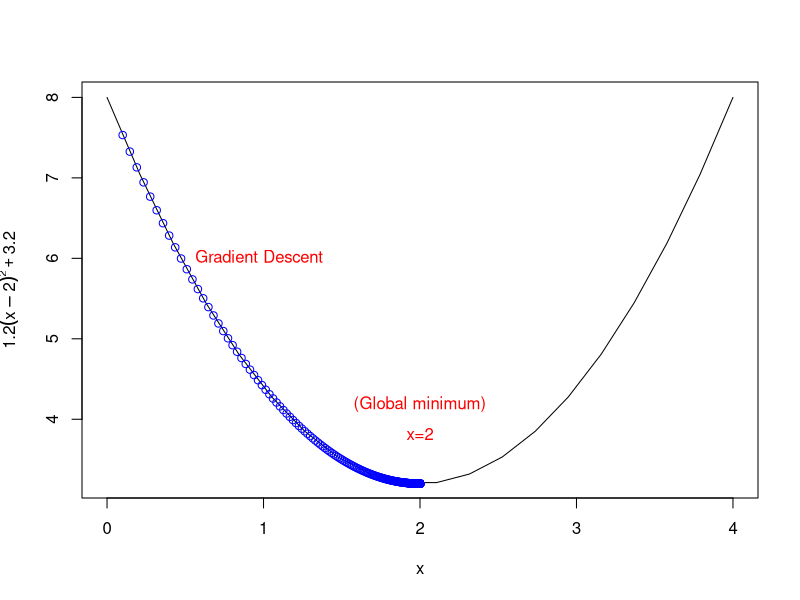

Reproduce this figure in R.
# Gradient Descent - Optimization
#Minimize the function f(x) = 1.2 * (x-2)^2 + 3.2
#Basic calculus requires that we find the 1st derivative, and 
#solve for the value of x such that f'(x) = 0. 
#This is easy enough to do, f'(x) = 2*1.2*(x-2)
# step factor/learning rate = 0.05, initial x value= 0.1
#finds the values of x that minimize the function above, 
#and plots the progress of the algorithm with each iteration.
rm(list=ls())
# create a sequence of elements in a Vector
#to generate sequences when plotting the axes of figures or simulating data. 

xs <- seq(0,4,len=20) 
xs

# define the function we want to optimize

f <-  function(x) {1.2 * (x-2)^2 + 3.2}

# plot the function 
plot(xs , f (xs), type="l",xlab="x",ylab=expression(1.2(x-2)^2 +3.2)) 

# calculate the gradient df/dx

grad <- function(x){
  1.2*2*(x-2)
}

# df/dx = 2.4(x-2), if x = 2 then 2.4(2-2) = 0
# The actual solution we will approximate with gradient descent
# is  x = 2 as depicted in the plot below
# gradient descent implementation
x <- 0.1 # initialize the first guess for x-value
xtrace <- x  # store x -values for graphing purposes (initial)
ftrace <- f(x) # store y-values (function evaluated at x) for graphing purposes (initial)
stepFactor <- 0.01 # learning rate 'alpha'
for (step in 1:5000) {
  x <- x - stepFactor*grad(x) # gradient descent update
  xtrace <- c(xtrace,x) # update for graph
  ftrace <- c(ftrace,f(x)) # update for graph
}

lines ( xtrace , ftrace , type="b",col="blue") # type=b (both points & lines)
text (0.5,6, "Gradient Descent",col="red",pos= 4)

# print final value of x
print(x) # x converges to 2.0
text(2,4,"x=2",col="red",pos=1)
text(2,4,"(Global minimum)",col="red",pos=3)


